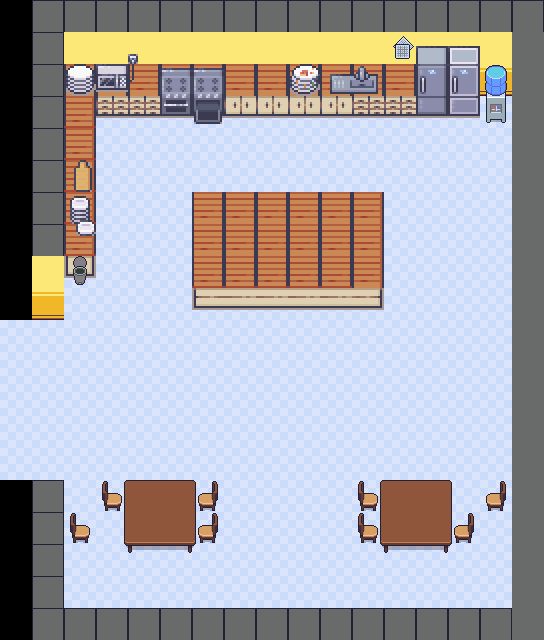

This game map was drawn from its Tiled (.tmx) file and the tilesets committed beside it. A one-line description and the trimmed map source follow:
An orthogonal 17x20 tile map with 32x32 px tiles, 5 tile layers (ground_Layer, wall_Layer, kitchen_Layer, kitchen2_Layer, ...), 9 tilesets and 4 objects (spoon, blender, measuring_Cup, cup).

<map version="1.10" tiledversion="1.10.2" orientation="orthogonal" renderorder="right-down" width="17" height="20" tilewidth="32" tileheight="32" infinite="0" nextlayerid="8" nextobjectid="19">
 <editorsettings>
  <export target="kitchen_map.tmj" format="json" />
 </editorsettings>
 <tileset firstgid="1" name="TileAndStone" tilewidth="32" tileheight="32" tilecount="1944" columns="36">
  <image source="TileAndStone.png" width="1152" height="1728" />
 </tileset>
 <tileset firstgid="1945" name="walltexture" tilewidth="32" tileheight="32" tilecount="1920" columns="24">
  <image source="walltexture.png" width="768" height="2560" />
 </tileset>
 <tileset firstgid="3865" name="gather_interior_walls_1.6" tilewidth="32" tileheight="32" tilecount="8025" columns="25">
  <image source="gather_interior_walls_1.6.png" width="800" height="10272" />
 </tileset>
 <tileset firstgid="11890" name="Kitchen_32x32" tilewidth="32" tileheight="32" tilecount="784" columns="16">
  <image source="Kitchen_32x32.png" width="512" height="1568" />
 </tileset>
 <tileset firstgid="12674" name="gather_games_1.1" tilewidth="32" tileheight="32" tilecount="600" columns="20">
  <image source="gather_games_1.1.png" width="640" height="960" />
 </tileset>
 <tileset firstgid="13274" name="gather_decoration_1.21" tilewidth="32" tileheight="32" tilecount="7956" columns="36">
  <image source="gather_decoration_1.21.png" width="1152" height="7072" />
 </tileset>
 <tileset firstgid="21230" name="gather_tables_2.1" tilewidth="32" tileheight="32" tilecount="9000" columns="90">
  <image source="gather_tables_2.1.png" width="2880" height="3200" />
 </tileset>
 <tileset firstgid="30230" name="gather_chairs_1.3" tilewidth="32" tileheight="32" tilecount="800" columns="25">
  <image source="gather_chairs_1.3.png" width="800" height="1024" />
 </tileset>
 <tileset firstgid="31030" name="Birthday_party_32x32" tilewidth="32" tileheight="32" tilecount="84" columns="12">
  <image source="Birthday_party_32x32.png" width="384" height="224" />
 </tileset>
 <layer id="1" name="ground_Layer" width="17" height="20">
  <data>[340 cells, 325 non-empty, 1 distinct tile ids]</data>
 </layer>
 <layer id="2" name="wall_Layer" width="17" height="20">
  <data>[340 cells, 91 non-empty, 4 distinct tile ids]</data>
 </layer>
 <layer id="3" name="kitchen_Layer" width="17" height="20">
  <data>[340 cells, 65 non-empty, 17 distinct tile ids]</data>
 </layer>
 <layer id="4" name="kitchen2_Layer" width="17" height="20">
  <data>[340 cells, 31 non-empty, 19 distinct tile ids]</data>
 </layer>
 <layer id="5" name="decoration_Layer" width="17" height="20">
  <data>[340 cells, 11 non-empty, 11 distinct tile ids]</data>
 </layer>
 <objectgroup id="7" name="Object_Layer1">
  <object id="2" name="spoon" x="351.798" y="208.411">
   <point />
  </object>
  <object id="6" name="blender" x="226.961" y="215.767">
   <point />
  </object>
  <object id="7" name="measuring_Cup" x="320.945" y="261.709">
   <point />
  </object>
  <object id="18" name="cup" x="255.892" y="246.128">
   <point />
  </object>
 </objectgroup>
</map>
